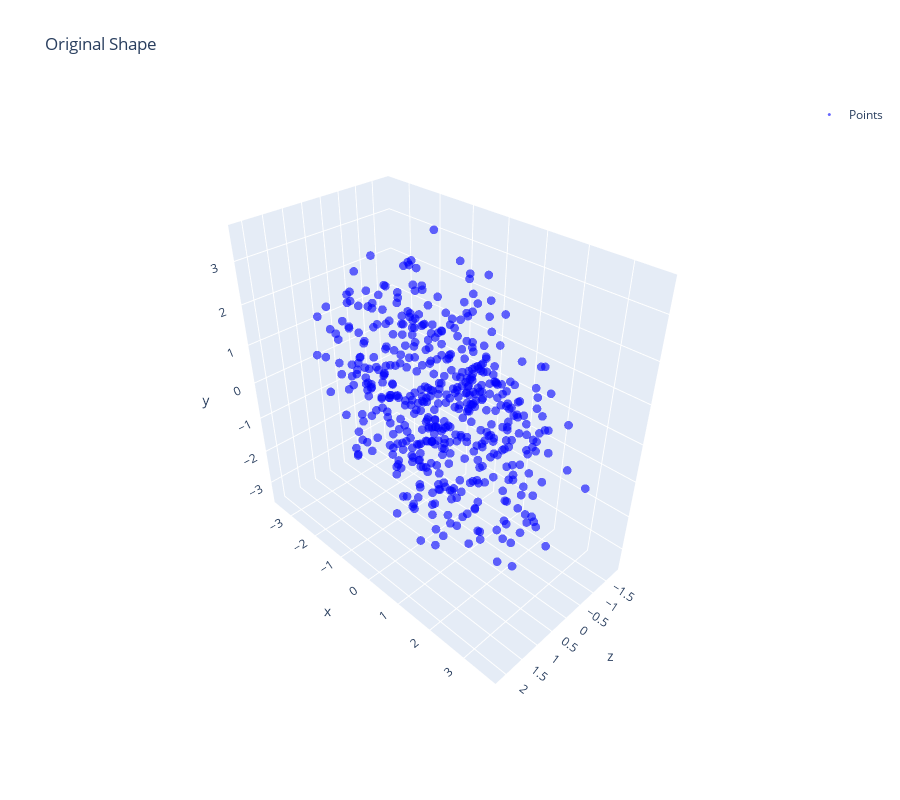
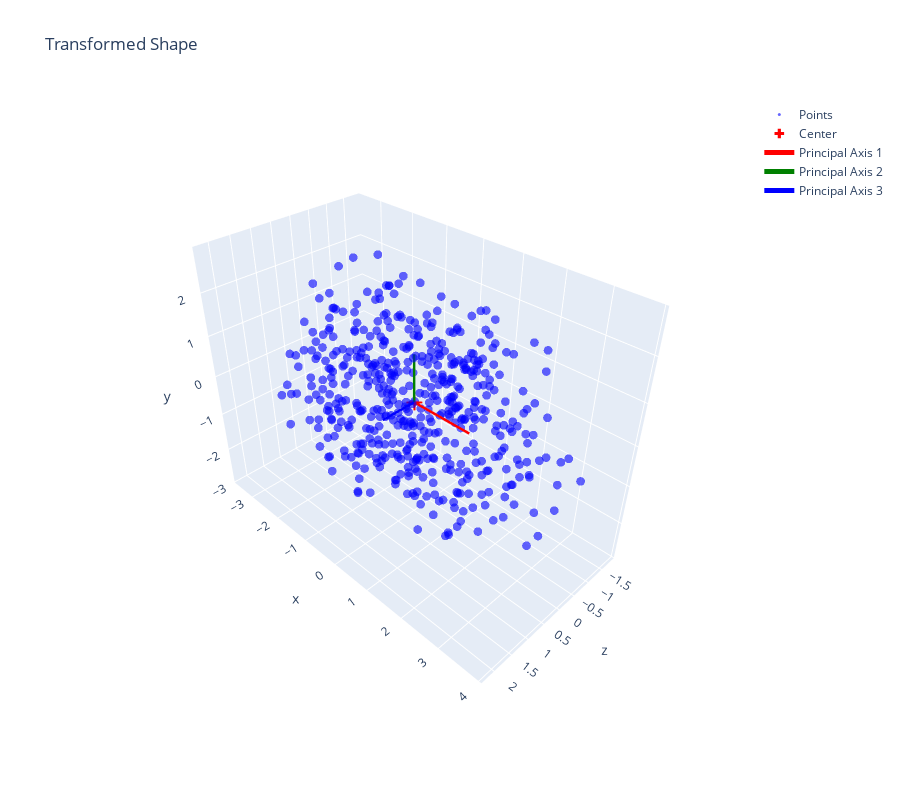
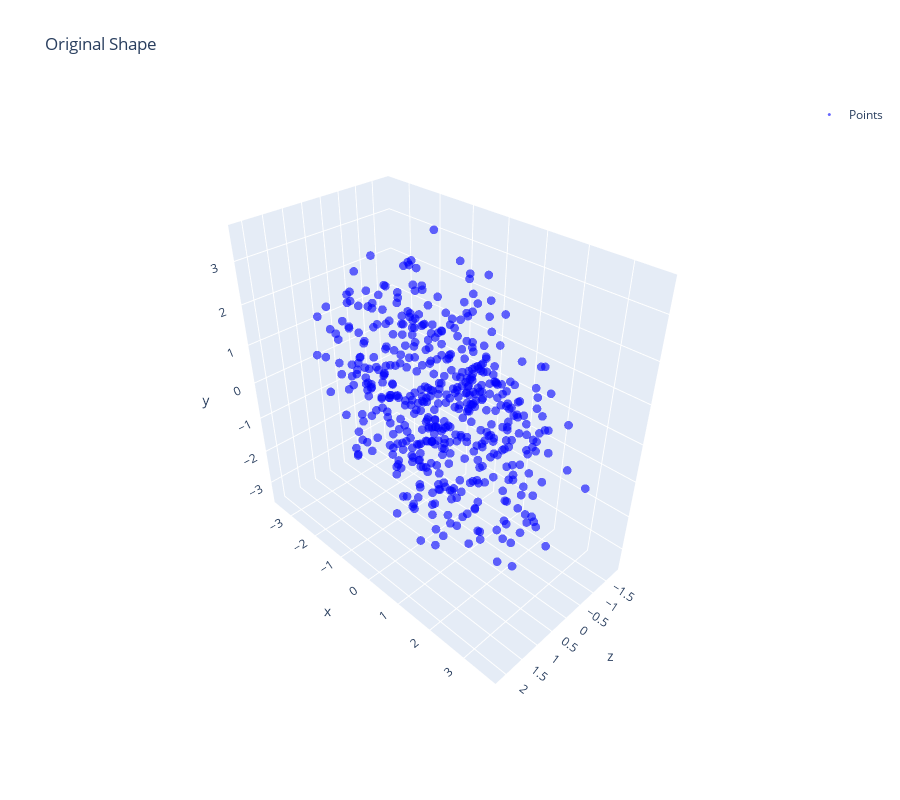

Source (notebook cell) for these figures, in order:
### Code cell
visualization = create_interactive_visualization()

### Figure 1 — Plotly figure (JSON) as saved in the notebook; plotly's stock layout.template omitted (floating-point values rounded to 4 significant figures; data arrays with more than 128 entries replaced by an {"elided": "..."} marker saying what was removed)
{"data": [{"marker": {"color": "blue", "opacity": 0.6, "size": 3}, "mode": "markers", "name": "Points", "type": "scatter3d", "x": {"elided": "500 float values"}, "y": {"elided": "500 float values"}, "z": {"elided": "500 float values"}}], "layout": {"height": 800, "scene": {"aspectmode": "data", "camera": {"center": {"x": 0, "y": 0, "z": 0}, "eye": {"x": 1.5, "y": 1.5, "z": 1.5}, "up": {"x": 0, "y": 1, "z": 0}}}, "showlegend": true, "title": {"text": "Original Shape"}}}

### Figure 2 — Plotly figure (JSON) as saved in the notebook; plotly's stock layout.template omitted (floating-point values rounded to 4 significant figures; data arrays with more than 128 entries replaced by an {"elided": "..."} marker saying what was removed)
{"data": [{"marker": {"color": "blue", "opacity": 0.6, "size": 3}, "mode": "markers", "name": "Points", "type": "scatter3d", "x": {"elided": "500 float values"}, "y": {"elided": "500 float values"}, "z": {"elided": "500 float values"}}, {"marker": {"color": "red", "size": 8, "symbol": "cross"}, "mode": "markers", "name": "Center", "type": "scatter3d", "x": [0], "y": [0], "z": [0]}, {"line": {"color": "red", "width": 5}, "mode": "lines", "name": "Principal Axis 1", "type": "scatter3d", "x": [0, 1.516], "y": [0, 0], "z": [0, 0]}, {"line": {"color": "green", "width": 5}, "mode": "lines", "name": "Principal Axis 2", "type": "scatter3d", "x": [0, 0], "y": [0, 1.146], "z": [0, 0]}, {"line": {"color": "blue", "width": 5}, "mode": "lines", "name": "Principal Axis 3", "type": "scatter3d", "x": [0, 0], "y": [0, 0], "z": [0, 0.8815]}], "layout": {"height": 800, "scene": {"aspectmode": "data", "camera": {"center": {"x": 0, "y": 0, "z": 0}, "eye": {"x": 1.5, "y": 1.5, "z": 1.5}, "up": {"x": 0, "y": 1, "z": 0}}}, "showlegend": true, "title": {"text": "Transformed Shape"}}}

### Figure 3 — Plotly figure (JSON) as saved in the notebook; plotly's stock layout.template omitted (floating-point values rounded to 4 significant figures; data arrays with more than 128 entries replaced by an {"elided": "..."} marker saying what was removed)
{"data": [{"marker": {"color": "blue", "opacity": 0.6, "size": 3}, "mode": "markers", "name": "Points", "type": "scatter3d", "x": {"elided": "500 float values"}, "y": {"elided": "500 float values"}, "z": {"elided": "500 float values"}}], "layout": {"height": 800, "scene": {"aspectmode": "data", "camera": {"center": {"x": 0, "y": 0, "z": 0}, "eye": {"x": 1.5, "y": 1.5, "z": 1.5}, "up": {"x": 0, "y": 1, "z": 0}}}, "showlegend": true, "title": {"text": "Original Shape"}}}
